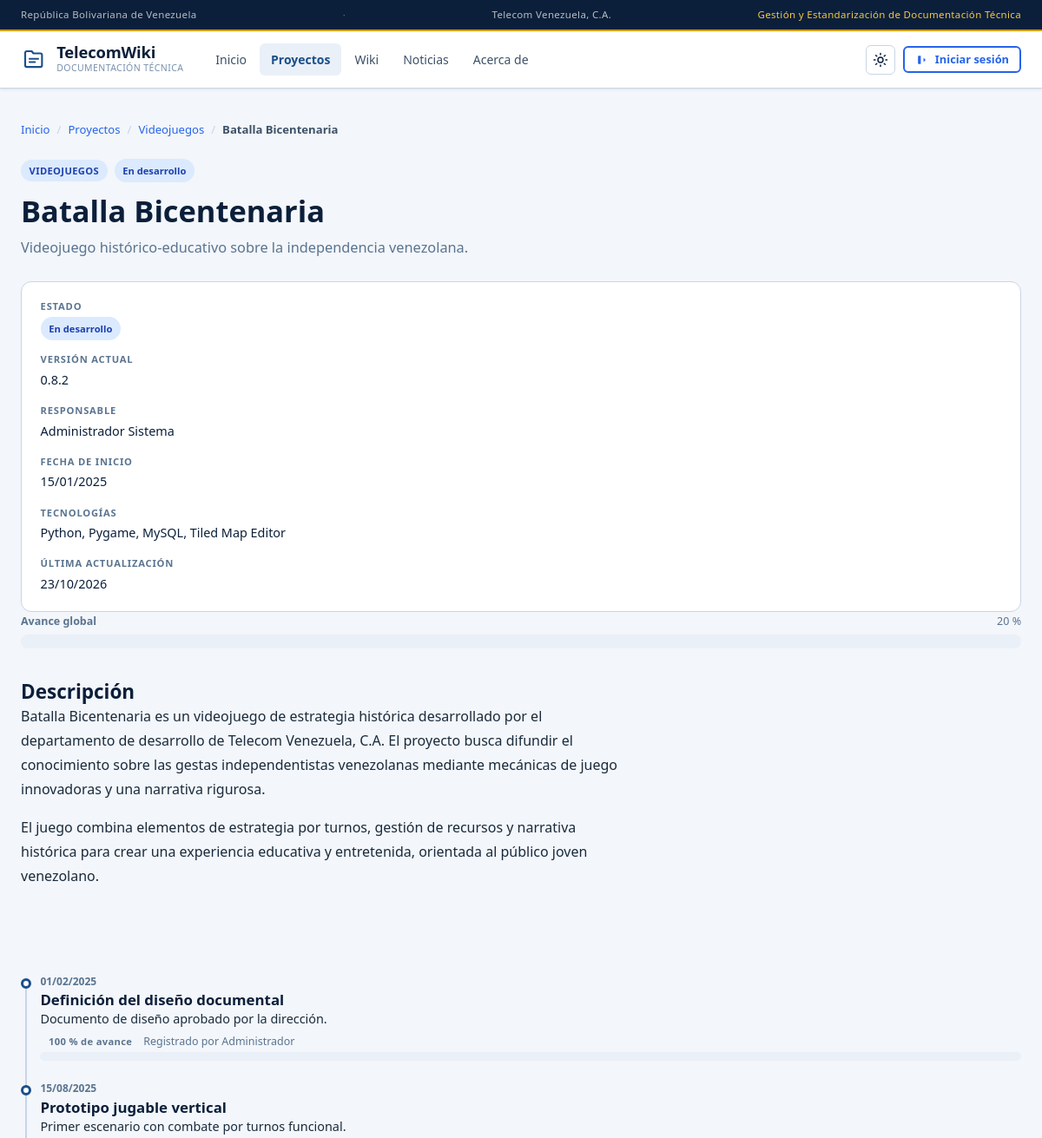
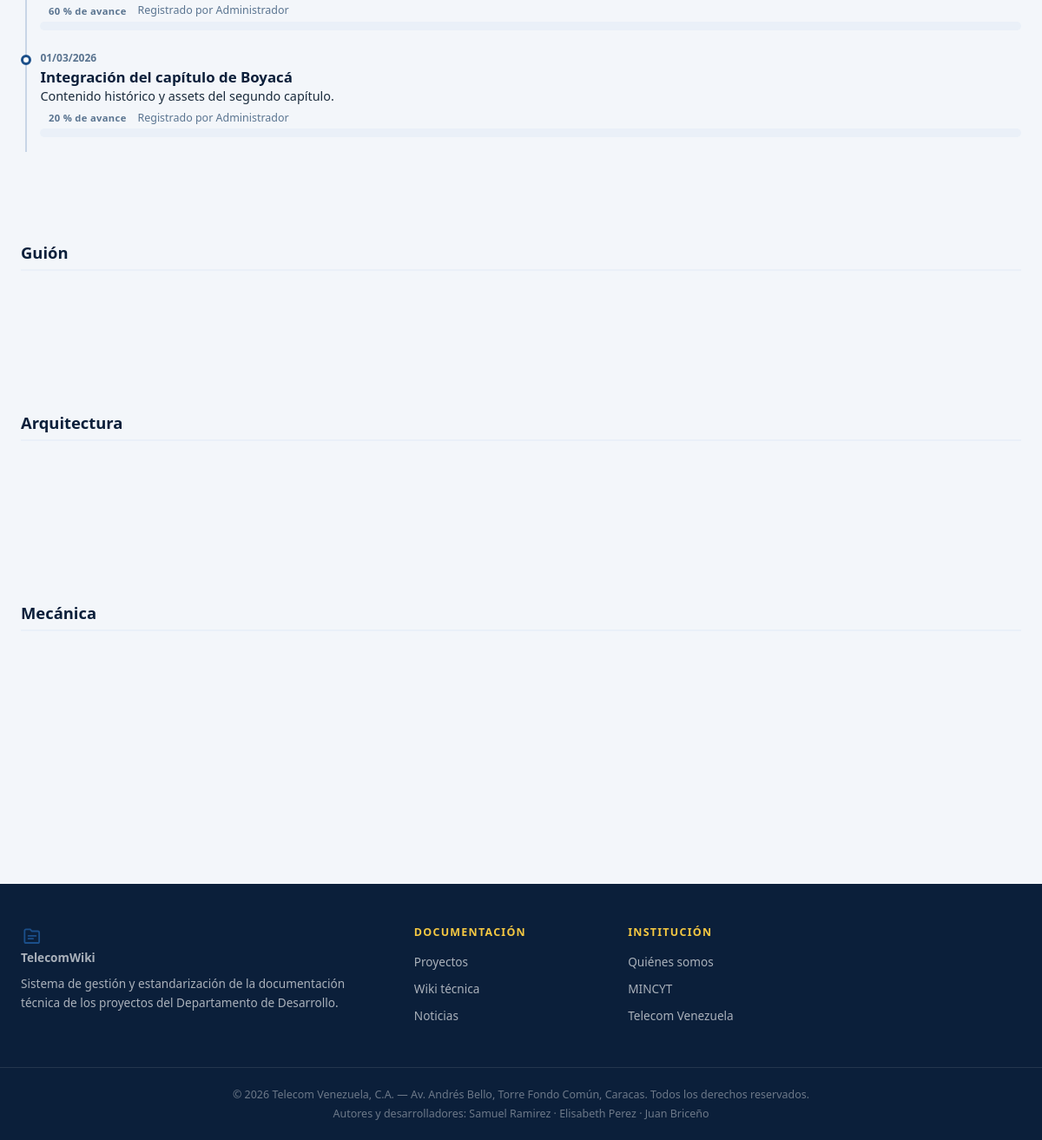
Page /frontend/proyecto.php?slug=batalla-bicentenaria on the committed database (2 pictures, top to bottom).
### tables this page shows
CREATE TABLE `proyectos` (
    `id`                  INT UNSIGNED NOT NULL AUTO_INCREMENT,
    `titulo`              VARCHAR(200)  NOT NULL,
    `slug`                VARCHAR(220)  NOT NULL,
    `categoria_id`        INT UNSIGNED  NOT NULL,
    `descripcion_corta`   VARCHAR(500)  NULL,
    `descripcion`         LONGTEXT      NULL,
    `tecnologias`         VARCHAR(300)  NULL,
    `version_actual`      VARCHAR(20)   NULL,
    `estado`              ENUM('activo','en_desarrollo','pausado','archivado') NOT NULL DEFAULT 'en_desarrollo',
    `responsable_id`      INT UNSIGNED  NULL,
    `fecha_inicio`        DATE          NULL,
    `fecha_actualizacion` DATETIME      NOT NULL DEFAULT CURRENT_TIMESTAMP ON UPDATE CURRENT_TIMESTAMP,
    `creado_en`           DATETIME      NOT NULL DEFAULT CURRENT_TIMESTAMP,
    PRIMARY KEY (`id`),
    UNIQUE KEY `uq_proyectos_slug` (`slug`),
    KEY `idx_proyectos_categoria` (`categoria_id`),
    KEY `idx_proyectos_estado` (`estado`,`creado_en`),
    KEY `idx_proyectos_responsable` (`responsable_id`),
    CONSTRAINT `fk_proyectos_categoria`   FOREIGN KEY (`categoria_id`)   REFERENCES `categorias`(`id`)     ON DELETE RESTRICT,
    CONSTRAINT `fk_proyectos_responsable` FOREIGN KEY (`responsable_id`) REFERENCES `usuarios`(`id`)      ON DELETE SET NULL
);

CREATE TABLE `categorias` (
    `id`          INT UNSIGNED NOT NULL AUTO_INCREMENT,
    `nombre`      VARCHAR(100) NOT NULL,
    `slug`        VARCHAR(120) NOT NULL,
    `descripcion` TEXT         NULL,
    `icono`       VARCHAR(50)  NOT NULL DEFAULT 'folder',
    `creado_en`   DATETIME     NOT NULL DEFAULT CURRENT_TIMESTAMP,
    PRIMARY KEY (`id`),
    UNIQUE KEY `uq_categorias_slug` (`slug`)
);

CREATE TABLE `usuarios` (
    `id`            INT UNSIGNED NOT NULL AUTO_INCREMENT,
    `nombre`        VARCHAR(100)  NOT NULL,
    `apellido`      VARCHAR(100)  NOT NULL,
    `usuario`       VARCHAR(50)   NOT NULL,
    `email`         VARCHAR(150)  NOT NULL,
    `password`      VARCHAR(255)  NOT NULL,
    `rol`           ENUM('lector','editor','supervisor','admin') NOT NULL DEFAULT 'lector',
    `activo`        TINYINT(1)    NOT NULL DEFAULT 1,
    `ultimo_acceso` DATETIME      NULL DEFAULT NULL,
    `creado_en`     DATETIME      NOT NULL DEFAULT CURRENT_TIMESTAMP,
    PRIMARY KEY (`id`),
    UNIQUE KEY `uq_usuarios_usuario` (`usuario`),
    UNIQUE KEY `uq_usuarios_email`   (`email`),
    KEY `idx_usuarios_rol_activo` (`rol`,`activo`)
);

CREATE TABLE `hitos` (
    `id`                INT UNSIGNED NOT NULL AUTO_INCREMENT,
    `proyecto_id`       INT UNSIGNED  NOT NULL,
    `titulo`            VARCHAR(200)  NOT NULL,
    `descripcion`       TEXT          NULL,
    `porcentaje_avance` TINYINT UNSIGNED NOT NULL DEFAULT 0,
    `fecha`             DATE          NOT NULL,
    `creado_por`        INT UNSIGNED  NULL,
    `creado_en`         DATETIME      NOT NULL DEFAULT CURRENT_TIMESTAMP,
    PRIMARY KEY (`id`),
    KEY `idx_hitos_proyecto_fecha` (`proyecto_id`,`fecha`),
    CONSTRAINT `fk_hitos_proyecto` FOREIGN KEY (`proyecto_id`) REFERENCES `proyectos`(`id`) ON DELETE CASCADE,
    CONSTRAINT `fk_hitos_autor`    FOREIGN KEY (`creado_por`)  REFERENCES `usuarios`(`id`)  ON DELETE SET NULL
);

### backend/lib/validate.php (called while the page is built, shortened)
<?php
require_once __DIR__ . '/helpers.php';
function entrada(array $origen, string $clave, int $maxLen = 300): string {
    $v = $origen[$clave] ?? '';
    $v = trim((string) $v);
    return mb_strlen($v) > $maxLen ? mb_substr($v, 0, $maxLen) : $v;
}
function saneaGET(string $clave, int $maxLen = 300): string {
    return entrada($_GET, $clave, $maxLen);
}

### backend/config/db.php (called while the page is built, shortened)
<?php
function getDB(): PDO {
    static $pdo = null;
    if ($pdo === null) {
        $dsn = 'mysql:host=' . DB_HOST . ';port=' . DB_PORT
             . ';dbname=' . DB_NAME . ';charset=utf8mb4';
        try {
            $pdo = new PDO($dsn, DB_USER, DB_PASS, [
                PDO::ATTR_ERRMODE            => PDO::ERRMODE_EXCEPTION,
                PDO::ATTR_DEFAULT_FETCH_MODE => PDO::FETCH_ASSOC,
                PDO::ATTR_EMULATE_PREPARES   => false,
            ]);
        } catch (PDOException $e) {
            error_log('[db.php] Error de conexión a MySQL: ' . $e->getMessage());
            http_response_code(503);
            die('<div>'
              . '<strong>El sitio no está disponible en este momento.</strong><br>'
              . '<small>Intenta nuevamente en unos minutos. Si el problema persiste, '
              . 'verificá que MySQL esté iniciado (XAMPP → pestaña MySQL) y que exista '
              . 'la base de datos <em>telecom_wiki</em>.</small></div>');
        }
    }
    return $pdo;
}
function dbUnica(string $sql, array $params = []) {
    $st = getDB()->prepare($sql);
    $st->execute($params);
    return $st->fetch();
}

### backend/lib/helpers.php (called while the page is built, shortened)
<?php
function e(?string $s): string {
    return htmlspecialchars($s ?? '', ENT_QUOTES | ENT_SUBSTITUTE, 'UTF-8');
}
function url(string $ruta = ''): string {
    return SITE_URL . '/' . ltrim($ruta, '/');
}
function fecha(?string $fecha, string $formato = 'd/m/Y'): string {
    $ts = strtotime($fecha);
    return $ts ? date($formato, $ts) : '—';
}
function etiquetaEstado(string $estado): string {
    $mapa = [
        'activo'      => 'Activo',
        'en_desarrollo' => 'En desarrollo',
        'pausado'     => 'Pausado',
        'archivado'   => 'Archivado',
        'borrador'    => 'Borrador',
        'pendiente'   => 'Pendiente',
        'publicada'   => 'Publicada',
        'rechazada'   => 'Rechazada',
    ];
    return $mapa[$estado] ?? ucfirst(str_replace('_', ' ', $estado));
}
function etiquetaTipoArticulo(string $tipo): string {
    $mapa = [
        'guion'        => 'Guión',
        'arquitectura' => 'Arquitectura',
        'mecanica'     => 'Mecánica',
        'personaje'    => 'Personaje',
        'nivel'        => 'Nivel',
        'tecnico'      => 'Técnico',
        'otro'         => 'Otro',
    ];
    return $mapa[$tipo] ?? ucfirst($tipo);
}

### backend/lib/sanitize.php (called while the page is built, shortened)
<?php
require_once __DIR__ . '/helpers.php';
function sanearHTML(?string $html): string {
    $html = trim($html);
    for ($i = 0; $i < 4; $i++) {
        $antes = $html;
        foreach (TAGS_ELIMINAR as $tag) {
            $html = preg_replace(
                '#<\s*' . $tag . '\b[^>]*>.*?<\s*/\s*' . $tag . '\s*>#is',
                '',
                $html
            );
            $html = preg_replace('#<\s*' . $tag . '\b[^>]*/?>#is', '', $html);
        }
        if ($html === $antes) {
            break;
        }
    }
    $permitidas = implode('|', TAGS_PERMITIDAS);
    $html = preg_replace_callback(
        '#<\s*/?\s*([a-zA-Z][a-zA-Z0-9]*)\b([^>]*)>#s',
        static function (array $m) use ($permitidas) {
            $tag = strtolower($m[1]);
            if (preg_match('#^(' . $permitidas . ')$#', $tag)) {
                return $m[0];
            }
            if (str_starts_with($m[0], '</')) {
                return $m[0];
            }
            if (preg_match('#\son[a-z]+\s*=#i', $m[2]) || stripos($m[2], 'style=') !== false) {
                return '';
            }
            return '';
        },
        $html
    );
    return filtrarDOM($html);
}
function filtrarDOM(string $html): string {
    $doc = new DOMDocument('1.0', 'UTF-8');
    $doc->loadHTML(
        '<?xml encoding="UTF-8"><div id="raiz-sanitizada">' . $html . '</div>',
        LIBXML_HTML_NOIMPLIED | LIBXML_HTML_NODEFDTD | LIBXML_NONET
    );
    $raiz = null;
    foreach ($doc->getElementsByTagName('div') as $el) {
        if ($el->getAttribute('id') === 'raiz-sanitizada') {
            $raiz = $el;
            break;
        }
    }
    $salida = '';
    if ($raiz->hasChildNodes()) {
        foreach (iterator_to_array($raiz->childNodes) as $hijo) {
            $salida .= $doc->saveHTML($hijo);
        }
    }
    return trim($salida);
}
function filtrarNodos(DOMNode $nodo, DOMDocument $doc): void {
    foreach (iterator_to_array($nodo->childNodes ?? []) as $hijo) {
        if ($hijo->nodeType === XML_ELEMENT_NODE) {
            $tag = strtolower($hijo->tagName);
            $guardar = [];
        } elseif ($hijo->nodeType === XML_COMMENT_NODE
               || $hijo->nodeType === XML_PI_NODE
               || $hijo->nodeType === XML_DOCUMENT_TYPE_NODE) {
            $nodo->removeChild($hijo);
        }
    }
}

### frontend/proyecto.php (the view, shortened to what this page needs)
<?php
$slug = saneaGET('slug', 240);
$proyecto = dbUnica(
    'SELECT p.*, c.nombre AS categoria, c.slug AS categoria_slug,
            u.nombre AS responsable_nombre, u.apellido AS responsable_apellido
       FROM proyectos p
       JOIN categorias c ON c.id = p.categoria_id
  LEFT JOIN usuarios  u ON u.id = p.responsable_id
      WHERE p.slug = ?
      LIMIT 1',
    [$slug]
);
$idProyecto = (int) $proyecto['id'];
$db = getDB();
$st = $db->prepare(
    'SELECT id, titulo, slug, resumen, contenido, tipo, actualizado
       FROM articulos WHERE proyecto_id = ? AND publicado = 1
   ORDER BY tipo, titulo'
);
$st->execute([$idProyecto]);
$articulos = $st->fetchAll();
$st = $db->prepare(
    'SELECT h.*, u.nombre AS autor_nombre
       FROM hitos h
  LEFT JOIN usuarios u ON u.id = h.creado_por
      WHERE h.proyecto_id = ?
   ORDER BY h.fecha ASC, h.id ASC'
);
$st->execute([$idProyecto]);
$hitos = $st->fetchAll();
$avance       = $hitos ? (int) end($hitos)['porcentaje_avance'] : null;
$porTipo = [];
foreach ($articulos as $a) {
    $porTipo[$a['tipo']][] = $a;
}
?>
<div class="container">
    <?= migaDePan([
        ['Inicio' => 'index.php'],
        ['Proyectos' => 'proyectos.php'],
        [($proyecto['categoria'] ?? 'Proyecto') => 'proyectos.php?cat=' . rawurlencode($proyecto['categoria_slug'] ?? '')],
        [$proyecto['titulo'] => null],
    ]) ?>
    <article class="detalle">
        <header class="detalle__cabecera">
            <div class="detalle__titulo-bloque">
                <div class="detalle__chips">
                    <span class="chip chip--cat"><?= e($proyecto['categoria']) ?></span>
                    <?= badgeEstado($proyecto['estado']) ?>
                </div>
                <h1><?= e($proyecto['titulo']) ?></h1>
                <?php if (!empty($proyecto['descripcion_corta'])): ?>
                    <p class="detalle__entradilla"><?= e($proyecto['descripcion_corta']) ?></p>
                <?php endif; ?>
            </div>
        </header>
        <dl class="ficha">
            <div><dt>Estado</dt><dd><?= badgeEstado($proyecto['estado']) ?></dd></div>
            <?php if (!empty($proyecto['version_actual'])): ?>
                <div><dt>Versión actual</dt><dd><?= e($proyecto['version_actual']) ?></dd></div>
            <?php endif; ?>
            <?php if (!empty($proyecto['responsable_nombre'])): ?>
                <div><dt>Responsable</dt>
                     <dd><?= e(trim($proyecto['responsable_nombre'] . ' ' . $proyecto['responsable_apellido'])) ?></dd></div>
            <?php endif; ?>
            <?php if (!empty($proyecto['fecha_inicio'])): ?>
                <div><dt>Fecha de inicio</dt><dd><?= e(fecha($proyecto['fecha_inicio'])) ?></dd></div>
            <?php endif; ?>
            <?php if (!empty($proyecto['tecnologias'])): ?>
                <div><dt>Tecnologías</dt><dd><?= e($proyecto['tecnologias']) ?></dd></div>
            <?php endif; ?>
            <div><dt>Última actualización</dt><dd><?= e(fecha($proyecto['fecha_actualizacion'])) ?></dd></div>
        </dl>
        <?php if ($avance !== null): ?>
            <div class="avance-bloque">
                <div class="avance-bloque__texto">
                    <strong>Avance global</strong>
                    <span><?= $avance ?> %</span>
                </div>
                <div class="progress progress--lg" role="progressbar" aria-valuenow="<?= $avance ?>"
                     aria-valuemin="0" aria-valuemax="100" aria-label="Avance global del proyecto">
                </div>
            </div>
        <?php endif; ?>
        <?php if (!empty($proyecto['descripcion'])): ?>
            <section class="detalle__seccion">
                <h2>Descripción</h2>
                <div class="article-body"><?= sanearHTML($proyecto['descripcion']) ?></div>
            </section>
        <?php endif; ?>
        <?php if ($hitos): ?>
        <section class="detalle__seccion">
            <ol class="timeline">
                <?php foreach ($hitos as $h): ?>
                <li class="timeline__item">
                    <div class="timeline__fecha"><?= e(fecha($h['fecha'])) ?></div>
                    <div class="timeline__cuerpo">
                        <h3><?= e($h['titulo']) ?></h3>
                        <?php if (!empty($h['descripcion'])): ?>
                            <p><?= nl2br(e($h['descripcion'])) ?></p>
                        <?php endif; ?>
                        <div class="timeline__meta">
                            <span class="chip"><?= (int) $h['porcentaje_avance'] ?> % de avance</span>
                            <?php if (!empty($h['autor_nombre'])): ?>
                                <span class="muted">Registrado por <?= e($h['autor_nombre']) ?></span>
                            <?php endif; ?>
                        </div>
                        <div class="progress" role="progressbar"
                             aria-valuenow="<?= (int) $h['porcentaje_avance'] ?>"
                             aria-valuemin="0" aria-valuemax="100">
                        </div>
                    </div>
                </li>
                <?php endforeach; ?>
            </ol>
        </section>
        <?php endif; ?>
        <section class="detalle__seccion">
            <?php if ($articulos): ?>
                <?php foreach ($porTipo as $tipo => $lista): ?>
                    <h3 class="detalle__subtitulo"><?= e(etiquetaTipoArticulo($tipo)) ?></h3>
                    <div class="grid grid--articulos">
                    </div>
                <?php endforeach; ?>
            <?php endif; ?>
        </section>
    </article>
</div>

### backend/lib/render.php (shortened to what this page needs)
<?php
require_once __DIR__ . '/sanitize.php';
function migaDePan(array $items): string {
    $html = '<nav class="breadcrumb" aria-label="Miga de pan"><ol>';
    $ultimo = count($items) - 1;
    foreach ($items as $i => $item) {
        $nombre = array_key_first($item);
        $ruta   = $item[$nombre];
        $sep    = $i > 0 ? '<span class="breadcrumb__sep" aria-hidden="true">/</span>' : '';
        if ($i === $ultimo || $ruta === null) {
            $html .= $sep . '<li class="breadcrumb__actual" aria-current="page">' . e($nombre) . '</li>';
        } else {
            $html .= $sep . '<li><a href="' . e(url($ruta)) . '">' . e($nombre) . '</a></li>';
        }
    }
    return $html . '</ol></nav>';
}
function badgeEstado(string $estado): string {
    return '<span class="status-badge status-' . e($estado) . '">'
         . e(etiquetaEstado($estado)) . '</span>';
}

### rows in the picture
proyectos: categoria.nombre "VIDEOJUEGOS", estado "En desarrollo En desarrollo", titulo "Batalla Bicentenaria", descripcion_corta "Videojuego histórico-educativo sobre la independencia venezolana.", version_actual "0.8.2", responsable.apellido "Administrador Sistema", fecha_inicio "15/01/2025", tecnologias "Python, Pygame, MySQL, Tiled Map Editor", fecha_actualizacion "23/10/2026", descripcion "Batalla Bicentenaria es un videojuego de estrategia histórica desarrollado por el departamento de desarrollo de Telecom Venezuela, C.A. El proyecto busca difundir el conocimiento sobre las gestas independentistas venezolanas mediante mecánicas de juego innovadoras y una narrativa rigurosa. El juego combina elementos de estrategia por turnos, gestión de recursos y narrativa histórica para crear una experiencia educativa y entretenida, orientada al público joven venezolano."
hitos: porcentaje_avance "20", fecha "01/03/2026", titulo "Integración del capítulo de Boyacá", descripcion "Contenido histórico y assets del segundo capítulo.", creado_por.nombre "Administrador"
hitos: fecha "01/02/2025", titulo "Definición del diseño documental", descripcion "Documento de diseño aprobado por la dirección.", porcentaje_avance "100", creado_por.nombre "Administrador"
hitos: fecha "15/08/2025", titulo "Prototipo jugable vertical", descripcion "Primer escenario con combate por turnos funcional.", porcentaje_avance "60", creado_por.nombre "Administrador"

### other values in the picture
SITE_TAGLINE "Gestión y Estandarización de Documentación Técnica"
SITE_NAME "TelecomWiki"
$texto "Inicio"
$texto "Proyectos"
$texto "Wiki"
$texto "Noticias"
$texto "Acerca de"
$nombre "Inicio"
$nombre "Proyectos"
$nombre "Videojuegos"
$nombre "Batalla Bicentenaria"
etiquetaTipoArticulo($tipo) "Guión"
etiquetaTipoArticulo($tipo) "Arquitectura"
etiquetaTipoArticulo($tipo) "Mecánica"
SITE_AUTORES "Samuel Ramirez · Elisabeth Perez · Juan Briceño"
